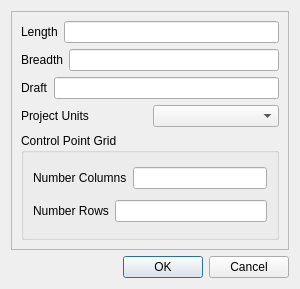
<?xml version="1.0" encoding="UTF-8"?>
<ui version="4.0">
 <class>NewModelDialog</class>
 <widget class="QDialog" name="NewModelDialog">
  <property name="geometry">
   <rect>
    <x>0</x>
    <y>0</y>
    <width>300</width>
    <height>289</height>
   </rect>
  </property>
  <property name="windowTitle">
   <string>New Model</string>
  </property>
  <layout class="QVBoxLayout" name="verticalLayout">
   <item>
    <widget class="QFrame" name="frame">
     <property name="frameShape">
      <enum>QFrame::StyledPanel</enum>
     </property>
     <property name="frameShadow">
      <enum>QFrame::Raised</enum>
     </property>
     <layout class="QVBoxLayout" name="verticalLayout_2">
      <item>
       <layout class="QHBoxLayout" name="horizontalLayout">
        <item>
         <widget class="QLabel" name="label">
          <property name="text">
           <string>Length</string>
          </property>
         </widget>
        </item>
        <item>
         <widget class="QLineEdit" name="lengthLineEdit"/>
        </item>
       </layout>
      </item>
      <item>
       <layout class="QHBoxLayout" name="horizontalLayout_2">
        <item>
         <widget class="QLabel" name="label_2">
          <property name="text">
           <string>Breadth</string>
          </property>
         </widget>
        </item>
        <item>
         <widget class="QLineEdit" name="breadthLineEdit"/>
        </item>
       </layout>
      </item>
      <item>
       <layout class="QHBoxLayout" name="horizontalLayout_3">
        <item>
         <widget class="QLabel" name="label_3">
          <property name="text">
           <string>Draft</string>
          </property>
         </widget>
        </item>
        <item>
         <widget class="QLineEdit" name="depthLineEdit"/>
        </item>
       </layout>
      </item>
      <item>
       <layout class="QHBoxLayout" name="horizontalLayout_4">
        <item>
         <widget class="QLabel" name="label_6">
          <property name="text">
           <string>Project Units</string>
          </property>
         </widget>
        </item>
        <item>
         <widget class="QComboBox" name="unitsComboBox"/>
        </item>
       </layout>
      </item>
      <item>
       <widget class="QGroupBox" name="groupBox">
        <property name="title">
         <string>Control Point Grid</string>
        </property>
        <layout class="QVBoxLayout" name="verticalLayout_3">
         <item>
          <layout class="QHBoxLayout" name="horizontalLayout_6">
           <item>
            <widget class="QLabel" name="label_5">
             <property name="text">
              <string>Number Columns</string>
             </property>
            </widget>
           </item>
           <item>
            <widget class="QLineEdit" name="columnsLineEdit"/>
           </item>
          </layout>
         </item>
         <item>
          <layout class="QHBoxLayout" name="horizontalLayout_7">
           <item>
            <widget class="QLabel" name="label_4">
             <property name="text">
              <string>Number Rows</string>
             </property>
            </widget>
           </item>
           <item>
            <widget class="QLineEdit" name="rowsLineEdit"/>
           </item>
          </layout>
         </item>
        </layout>
       </widget>
      </item>
     </layout>
    </widget>
   </item>
   <item>
    <widget class="QDialogButtonBox" name="buttonBox">
     <property name="orientation">
      <enum>Qt::Horizontal</enum>
     </property>
     <property name="standardButtons">
      <set>QDialogButtonBox::Cancel|QDialogButtonBox::Ok</set>
     </property>
    </widget>
   </item>
  </layout>
 </widget>
 <resources/>
 <connections>
  <connection>
   <sender>buttonBox</sender>
   <signal>accepted()</signal>
   <receiver>NewModelDialog</receiver>
   <slot>accept()</slot>
   <hints>
    <hint type="sourcelabel">
     <x>248</x>
     <y>254</y>
    </hint>
    <hint type="destinationlabel">
     <x>157</x>
     <y>274</y>
    </hint>
   </hints>
  </connection>
  <connection>
   <sender>buttonBox</sender>
   <signal>rejected()</signal>
   <receiver>NewModelDialog</receiver>
   <slot>reject()</slot>
   <hints>
    <hint type="sourcelabel">
     <x>316</x>
     <y>260</y>
    </hint>
    <hint type="destinationlabel">
     <x>286</x>
     <y>274</y>
    </hint>
   </hints>
  </connection>
 </connections>
</ui>
